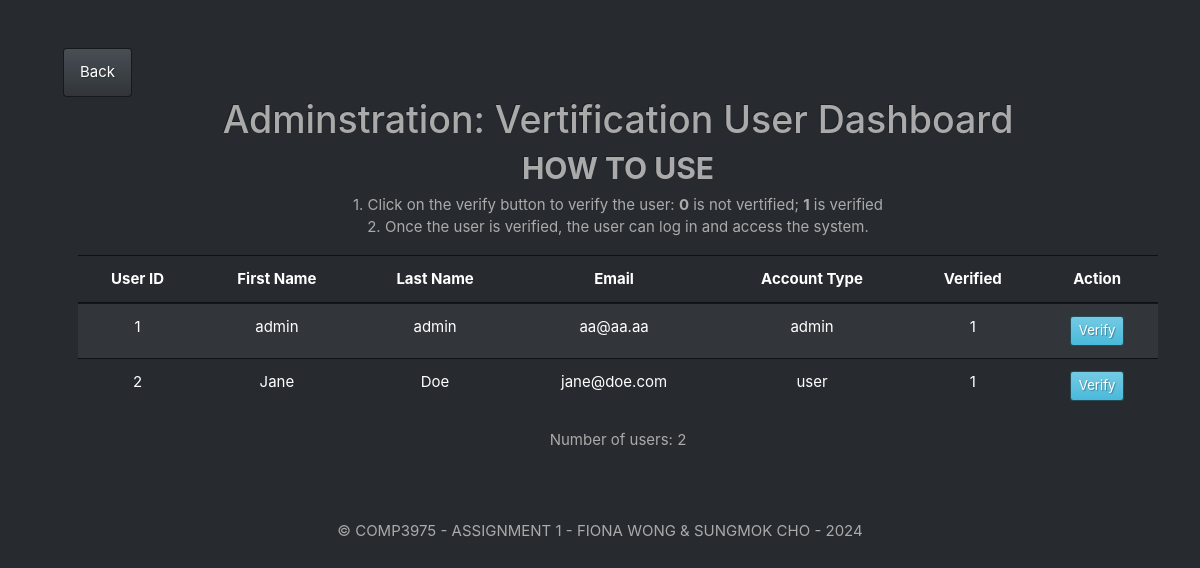
Page /members/admin.php on the earlier database version.
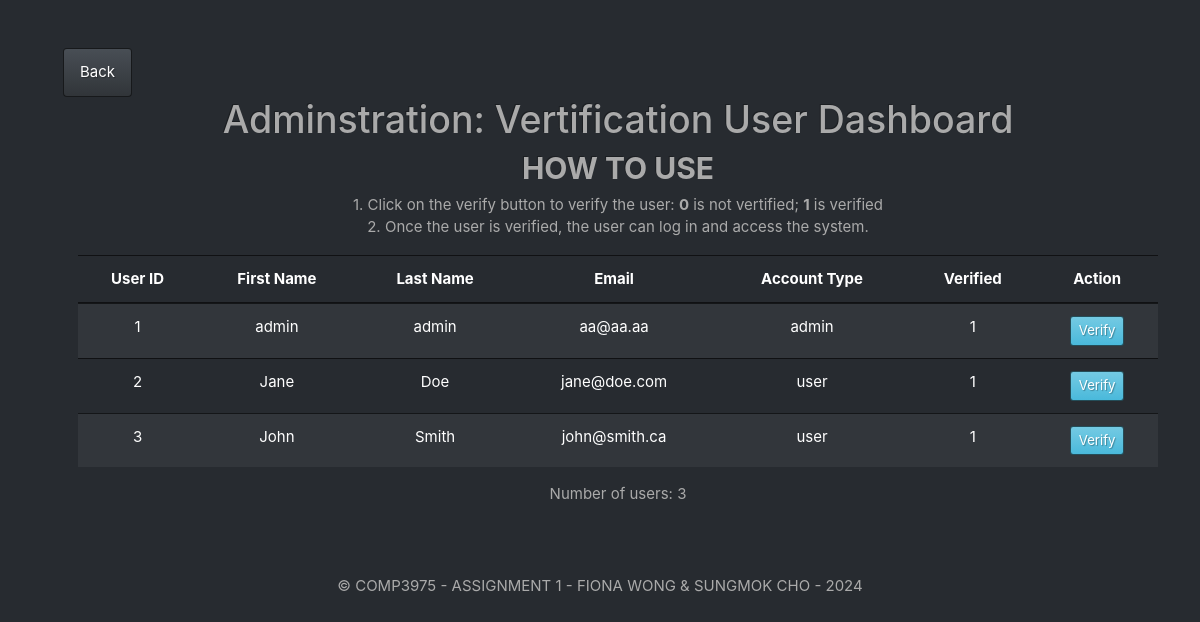
Same page on the later database version.
### tables this page shows
CREATE TABLE users (
    id INTEGER PRIMARY KEY AUTOINCREMENT,
    username TEXT NOT NULL,
    password TEXT NOT NULL, 
    first_name TEXT NOT NULL,
    last_name TEXT NOT NULL,
    account_type TEXT NOT NULL,
    verified BOOLEAN DEFAULT 0,
    created_at DATETIME DEFAULT CURRENT_TIMESTAMP
);

### bank.php (called while the page is built, shortened)
<?php
class Bank{
    private $dbPath;
    public function __construct($dbPath) {
        $this->dbPath = $dbPath;
    }
    public function getUsers() {
        $conn = new SQLite3($this->dbPath);
        $sql = "SELECT * FROM users";
        $result = $conn->query($sql);
        $users = [];
        while ($row = $result->fetchArray(SQLITE3_ASSOC)) {
            $users[] = $row;
        }
        return $users;
    }
}
?>

### members/admin.php (the view, shortened to what this page needs)
<?php include("../include/_header.php") ?>
<a href="home.php" class="btn btn-primary">Back</a>
<div class="container text-center">
    <h1>Adminstration: Vertification User Dashboard</h1>
    <h2><b>HOW TO USE</b></h2>
    <p> 1. Click on the verify button to verify the user: <b>0</b> is not vertified; <b>1</b> is verified <br>
     2. Once the user is verified, the user can log in and access the system.</p>
    <div class="row">
        <div class="col-md-12">
            <table class="table table-striped">
                <thead>
                    <tr>
                        <th scope="col">User ID</th>
                        <th scope="col">First Name</th>
                        <th scope="col">Last Name</th>
                        <th scope="col">Email</th>
                        <th scope="col">Account Type</th>
                        <th scope="col">Verified</th>
                        <th scope="col">Action</th>
                    </tr>
                </thead>
                <tbody>
                    <?php
                    require_once "../bank.php";
                    $dbPath = '../bank.sqlite';
                    $bank = new Bank($dbPath);
                    $users = $bank->getUsers();
                    foreach ($users as $user) {
                        echo "<tr>";
                        echo "<td>" . $user['id'] . "</td>";
                        echo "<td>" . $user['first_name'] . "</td>";
                        echo "<td>" . $user['last_name'] . "</td>";
                        echo "<td>" . $user['username'] . "</td>";
                        echo "<td>" . $user['account_type'] . "</td>";
                        echo "<td>" . $user['verified'] . "</td>";
                        echo "<td>" . "<a href='verify_user.php?id=" . $user['id'] . "' class='btn btn-info btn-sm'>Verify</a>" . "</td>";
                        echo "</tr>";
                        }
                    ?>
                </tbody>
            </table>
            <div>
                <p>Number of users: <?php echo count($users); ?> </p>
            </div>
        </div>
    </div>
</div>
<?php include("../include/_footer.php") ?>

### include/_header.php (shortened to what this page needs)
<!DOCTYPE html>
<html lang="en">
<head>
    <link rel="stylesheet" href="https://bootswatch.com/4/slate/bootstrap.min.css">
</head>
<body>
<div class="container m-5">

### include/_footer.php (shortened to what this page needs)
</div>
<div class="footer">
    <p style="text-align: center; padding: 5px;">© COMP3975 - ASSIGNMENT 1 - FIONA WONG & SUNGMOK CHO - 2024
    </p>
</div>
</body>
</html>

Differences in the rows shown:
added users: id "3", first_name "John", last_name "Smith", username "john@smith.ca", account_type "user", verified "1"
Other differences:
count($users): "2" → "3"
